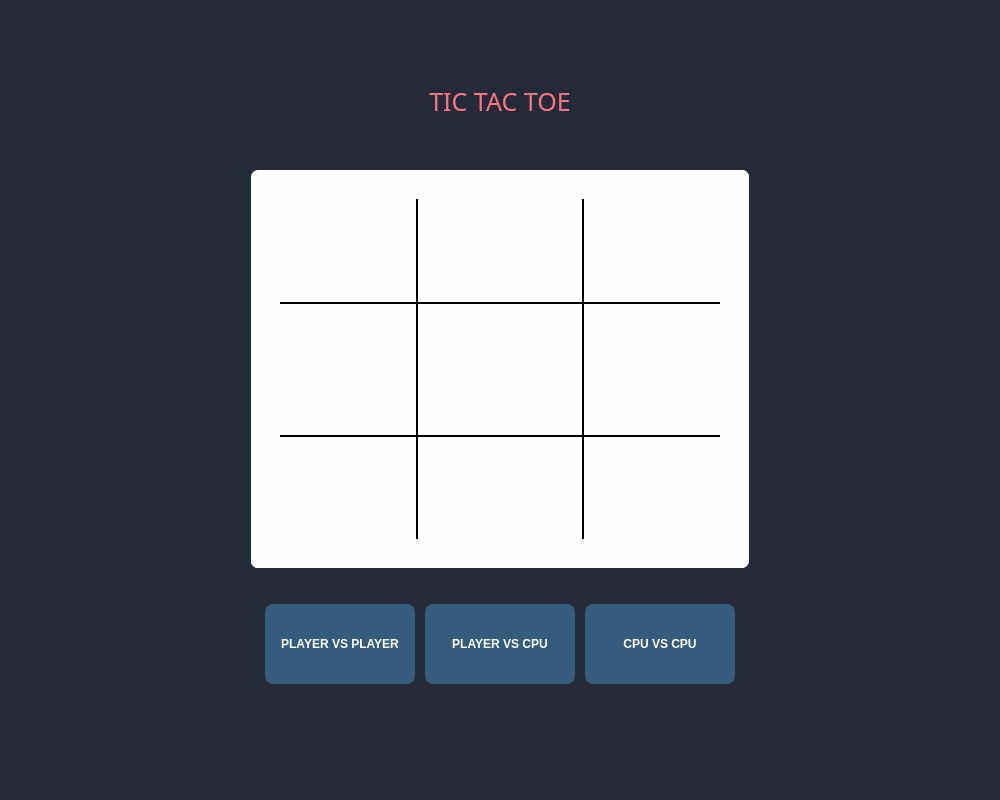
<?xml version="1.0" encoding="UTF-8"?>
<ui version="4.0">
 <class>MainWindow</class>
 <widget class="QMainWindow" name="MainWindow">
  <property name="geometry">
   <rect>
    <x>0</x>
    <y>0</y>
    <width>1000</width>
    <height>800</height>
   </rect>
  </property>
  <property name="minimumSize">
   <size>
    <width>1000</width>
    <height>800</height>
   </size>
  </property>
  <property name="maximumSize">
   <size>
    <width>1000</width>
    <height>1000</height>
   </size>
  </property>
  <property name="contextMenuPolicy">
   <enum>Qt::NoContextMenu</enum>
  </property>
  <property name="windowTitle">
   <string>MainWindow</string>
  </property>
  <property name="toolButtonStyle">
   <enum>Qt::ToolButtonIconOnly</enum>
  </property>
  <property name="animated">
   <bool>true</bool>
  </property>
  <widget class="QWidget" name="centralwidget">
   <property name="minimumSize">
    <size>
     <width>1000</width>
     <height>800</height>
    </size>
   </property>
   <property name="maximumSize">
    <size>
     <width>1000</width>
     <height>800</height>
    </size>
   </property>
   <widget class="QWidget" name="widget" native="true">
    <property name="geometry">
     <rect>
      <x>0</x>
      <y>0</y>
      <width>1000</width>
      <height>800</height>
     </rect>
    </property>
    <property name="minimumSize">
     <size>
      <width>1000</width>
      <height>800</height>
     </size>
    </property>
    <property name="maximumSize">
     <size>
      <width>1000</width>
      <height>800</height>
     </size>
    </property>
    <property name="styleSheet">
     <string notr="true">background-color:#242a38;</string>
    </property>
    <widget class="QWidget" name="gridLayoutWidget">
     <property name="geometry">
      <rect>
       <x>0</x>
       <y>0</y>
       <width>1001</width>
       <height>151</height>
      </rect>
     </property>
     <layout class="QGridLayout" name="container_header">
      <item row="0" column="0">
       <spacer name="verticalSpacer_header">
        <property name="orientation">
         <enum>Qt::Vertical</enum>
        </property>
        <property name="sizeHint" stdset="0">
         <size>
          <width>20</width>
          <height>40</height>
         </size>
        </property>
       </spacer>
      </item>
      <item row="1" column="0">
       <widget class="QLabel" name="header_text">
        <property name="minimumSize">
         <size>
          <width>400</width>
          <height>100</height>
         </size>
        </property>
        <property name="maximumSize">
         <size>
          <width>400</width>
          <height>100</height>
         </size>
        </property>
        <property name="font">
         <font>
          <family>Segoe Print</family>
          <pointsize>-1</pointsize>
         </font>
        </property>
        <property name="styleSheet">
         <string notr="true">color:#FF7582;
font-size: 25px;
font-family: Segoe Print;</string>
        </property>
        <property name="text">
         <string>TIC TAC TOE</string>
        </property>
        <property name="alignment">
         <set>Qt::AlignCenter</set>
        </property>
       </widget>
      </item>
     </layout>
    </widget>
    <widget class="QWidget" name="gridLayoutWidget_2">
     <property name="geometry">
      <rect>
       <x>-1</x>
       <y>149</y>
       <width>1001</width>
       <height>441</height>
      </rect>
     </property>
     <layout class="QGridLayout" name="container_body">
      <item row="0" column="0">
       <spacer name="horizontalSpacer_left_body">
        <property name="orientation">
         <enum>Qt::Horizontal</enum>
        </property>
        <property name="sizeHint" stdset="0">
         <size>
          <width>40</width>
          <height>20</height>
         </size>
        </property>
       </spacer>
      </item>
      <item row="0" column="1">
       <widget class="QWidget" name="widget_board" native="true">
        <property name="sizePolicy">
         <sizepolicy hsizetype="Fixed" vsizetype="Fixed">
          <horstretch>0</horstretch>
          <verstretch>0</verstretch>
         </sizepolicy>
        </property>
        <property name="minimumSize">
         <size>
          <width>500</width>
          <height>400</height>
         </size>
        </property>
        <property name="maximumSize">
         <size>
          <width>500</width>
          <height>400</height>
         </size>
        </property>
        <property name="styleSheet">
         <string notr="true">background-color:#FEFEFE;
border: 2px solid;
border-color:transparent;
border-radius: 8px;</string>
        </property>
        <widget class="Line" name="line_vertical_1">
         <property name="geometry">
          <rect>
           <x>166</x>
           <y>30</y>
           <width>2</width>
           <height>340</height>
          </rect>
         </property>
         <property name="minimumSize">
          <size>
           <width>2</width>
           <height>340</height>
          </size>
         </property>
         <property name="maximumSize">
          <size>
           <width>2</width>
           <height>340</height>
          </size>
         </property>
         <property name="styleSheet">
          <string notr="true">background-color:#000000;</string>
         </property>
         <property name="orientation">
          <enum>Qt::Vertical</enum>
         </property>
        </widget>
        <widget class="Line" name="line_horizontal_1">
         <property name="geometry">
          <rect>
           <x>30</x>
           <y>133</y>
           <width>440</width>
           <height>2</height>
          </rect>
         </property>
         <property name="minimumSize">
          <size>
           <width>440</width>
           <height>2</height>
          </size>
         </property>
         <property name="maximumSize">
          <size>
           <width>440</width>
           <height>2</height>
          </size>
         </property>
         <property name="styleSheet">
          <string notr="true">background-color:#000000;</string>
         </property>
         <property name="orientation">
          <enum>Qt::Horizontal</enum>
         </property>
        </widget>
        <widget class="Line" name="line_horizontal_2">
         <property name="geometry">
          <rect>
           <x>30</x>
           <y>266</y>
           <width>440</width>
           <height>2</height>
          </rect>
         </property>
         <property name="minimumSize">
          <size>
           <width>440</width>
           <height>2</height>
          </size>
         </property>
         <property name="maximumSize">
          <size>
           <width>440</width>
           <height>2</height>
          </size>
         </property>
         <property name="styleSheet">
          <string notr="true">background-color:#000000;</string>
         </property>
         <property name="orientation">
          <enum>Qt::Horizontal</enum>
         </property>
        </widget>
        <widget class="Line" name="line_vertical_2">
         <property name="geometry">
          <rect>
           <x>332</x>
           <y>30</y>
           <width>2</width>
           <height>340</height>
          </rect>
         </property>
         <property name="minimumSize">
          <size>
           <width>0</width>
           <height>340</height>
          </size>
         </property>
         <property name="maximumSize">
          <size>
           <width>2</width>
           <height>340</height>
          </size>
         </property>
         <property name="styleSheet">
          <string notr="true">background-color:#000000;</string>
         </property>
         <property name="orientation">
          <enum>Qt::Vertical</enum>
         </property>
        </widget>
        <widget class="QPushButton" name="button_pos00">
         <property name="geometry">
          <rect>
           <x>25</x>
           <y>25</y>
           <width>141</width>
           <height>108</height>
          </rect>
         </property>
         <property name="minimumSize">
          <size>
           <width>141</width>
           <height>108</height>
          </size>
         </property>
         <property name="maximumSize">
          <size>
           <width>141</width>
           <height>108</height>
          </size>
         </property>
         <property name="font">
          <font>
           <pointsize>48</pointsize>
          </font>
         </property>
         <property name="styleSheet">
          <string notr="true">QPushButton
{
background-color:#FEFEFEFE;
}

QPushButton::hover
{
background-color:#e8e8e8;
}</string>
         </property>
         <property name="text">
          <string/>
         </property>
        </widget>
        <widget class="QPushButton" name="button_pos01">
         <property name="geometry">
          <rect>
           <x>167</x>
           <y>0</y>
           <width>166</width>
           <height>133</height>
          </rect>
         </property>
         <property name="minimumSize">
          <size>
           <width>166</width>
           <height>133</height>
          </size>
         </property>
         <property name="maximumSize">
          <size>
           <width>166</width>
           <height>133</height>
          </size>
         </property>
         <property name="font">
          <font>
           <pointsize>48</pointsize>
          </font>
         </property>
         <property name="styleSheet">
          <string notr="true">QPushButton
{
background-color:#FEFEFEFE;
}

QPushButton::hover
{
background-color:#e8e8e8;
}</string>
         </property>
         <property name="text">
          <string/>
         </property>
        </widget>
        <widget class="QPushButton" name="button_pos02">
         <property name="geometry">
          <rect>
           <x>334</x>
           <y>0</y>
           <width>166</width>
           <height>133</height>
          </rect>
         </property>
         <property name="minimumSize">
          <size>
           <width>166</width>
           <height>133</height>
          </size>
         </property>
         <property name="maximumSize">
          <size>
           <width>166</width>
           <height>133</height>
          </size>
         </property>
         <property name="font">
          <font>
           <pointsize>48</pointsize>
          </font>
         </property>
         <property name="styleSheet">
          <string notr="true">QPushButton
{
background-color:#FEFEFEFE;
}

QPushButton::hover
{
background-color:#e8e8e8;
}</string>
         </property>
         <property name="text">
          <string/>
         </property>
        </widget>
        <widget class="QPushButton" name="button_pos10">
         <property name="geometry">
          <rect>
           <x>0</x>
           <y>134</y>
           <width>166</width>
           <height>133</height>
          </rect>
         </property>
         <property name="minimumSize">
          <size>
           <width>166</width>
           <height>133</height>
          </size>
         </property>
         <property name="maximumSize">
          <size>
           <width>166</width>
           <height>133</height>
          </size>
         </property>
         <property name="font">
          <font>
           <pointsize>48</pointsize>
          </font>
         </property>
         <property name="styleSheet">
          <string notr="true">QPushButton
{
background-color:#FEFEFEFE;
}

QPushButton::hover
{
background-color:#e8e8e8;
}</string>
         </property>
         <property name="text">
          <string/>
         </property>
        </widget>
        <widget class="QPushButton" name="button_pos11">
         <property name="geometry">
          <rect>
           <x>167</x>
           <y>134</y>
           <width>166</width>
           <height>133</height>
          </rect>
         </property>
         <property name="minimumSize">
          <size>
           <width>166</width>
           <height>133</height>
          </size>
         </property>
         <property name="maximumSize">
          <size>
           <width>166</width>
           <height>133</height>
          </size>
         </property>
         <property name="font">
          <font>
           <pointsize>48</pointsize>
          </font>
         </property>
         <property name="styleSheet">
          <string notr="true">QPushButton
{
background-color:#FEFEFEFE;
}

QPushButton::hover
{
background-color:#e8e8e8;
}</string>
         </property>
         <property name="text">
          <string/>
         </property>
        </widget>
        <widget class="QPushButton" name="button_pos12">
         <property name="geometry">
          <rect>
           <x>333</x>
           <y>134</y>
           <width>166</width>
           <height>133</height>
          </rect>
         </property>
         <property name="minimumSize">
          <size>
           <width>166</width>
           <height>133</height>
          </size>
         </property>
         <property name="maximumSize">
          <size>
           <width>166</width>
           <height>133</height>
          </size>
         </property>
         <property name="font">
          <font>
           <pointsize>48</pointsize>
          </font>
         </property>
         <property name="styleSheet">
          <string notr="true">QPushButton
{
background-color:#FEFEFEFE;
}

QPushButton::hover
{
background-color:#e8e8e8;
}</string>
         </property>
         <property name="text">
          <string/>
         </property>
        </widget>
        <widget class="QPushButton" name="button_pos20">
         <property name="geometry">
          <rect>
           <x>0</x>
           <y>267</y>
           <width>166</width>
           <height>133</height>
          </rect>
         </property>
         <property name="minimumSize">
          <size>
           <width>166</width>
           <height>133</height>
          </size>
         </property>
         <property name="maximumSize">
          <size>
           <width>166</width>
           <height>133</height>
          </size>
         </property>
         <property name="font">
          <font>
           <pointsize>48</pointsize>
          </font>
         </property>
         <property name="styleSheet">
          <string notr="true">QPushButton
{
background-color:#FEFEFEFE;
}

QPushButton::hover
{
background-color:#e8e8e8;
}</string>
         </property>
         <property name="text">
          <string/>
         </property>
        </widget>
        <widget class="QPushButton" name="button_pos21">
         <property name="geometry">
          <rect>
           <x>167</x>
           <y>267</y>
           <width>166</width>
           <height>133</height>
          </rect>
         </property>
         <property name="minimumSize">
          <size>
           <width>166</width>
           <height>133</height>
          </size>
         </property>
         <property name="maximumSize">
          <size>
           <width>166</width>
           <height>133</height>
          </size>
         </property>
         <property name="font">
          <font>
           <pointsize>48</pointsize>
          </font>
         </property>
         <property name="styleSheet">
          <string notr="true">QPushButton
{
background-color:#FEFEFEFE;
}

QPushButton::hover
{
background-color:#e8e8e8;
}</string>
         </property>
         <property name="text">
          <string/>
         </property>
        </widget>
        <widget class="QPushButton" name="button_pos22">
         <property name="geometry">
          <rect>
           <x>333</x>
           <y>267</y>
           <width>166</width>
           <height>133</height>
          </rect>
         </property>
         <property name="minimumSize">
          <size>
           <width>166</width>
           <height>133</height>
          </size>
         </property>
         <property name="maximumSize">
          <size>
           <width>166</width>
           <height>133</height>
          </size>
         </property>
         <property name="font">
          <font>
           <pointsize>48</pointsize>
          </font>
         </property>
         <property name="styleSheet">
          <string notr="true">QPushButton
{
background-color:#FEFEFEFE;
}

QPushButton::hover
{
background-color:#e8e8e8;
}</string>
         </property>
         <property name="text">
          <string/>
         </property>
        </widget>
       </widget>
      </item>
      <item row="0" column="3">
       <spacer name="horizontalSpacer_right_body">
        <property name="orientation">
         <enum>Qt::Horizontal</enum>
        </property>
        <property name="sizeHint" stdset="0">
         <size>
          <width>40</width>
          <height>20</height>
         </size>
        </property>
       </spacer>
      </item>
     </layout>
    </widget>
    <widget class="QWidget" name="gridLayoutWidget_3">
     <property name="geometry">
      <rect>
       <x>-1</x>
       <y>589</y>
       <width>1001</width>
       <height>211</height>
      </rect>
     </property>
     <layout class="QGridLayout" name="container_footer">
      <property name="topMargin">
       <number>15</number>
      </property>
      <property name="horizontalSpacing">
       <number>10</number>
      </property>
      <property name="verticalSpacing">
       <number>6</number>
      </property>
      <item row="0" column="4">
       <spacer name="horizontalSpacer_right_bot">
        <property name="orientation">
         <enum>Qt::Horizontal</enum>
        </property>
        <property name="sizeHint" stdset="0">
         <size>
          <width>40</width>
          <height>20</height>
         </size>
        </property>
       </spacer>
      </item>
      <item row="0" column="2">
       <widget class="QPushButton" name="pushButton_pvc">
        <property name="minimumSize">
         <size>
          <width>150</width>
          <height>80</height>
         </size>
        </property>
        <property name="maximumSize">
         <size>
          <width>150</width>
          <height>80</height>
         </size>
        </property>
        <property name="styleSheet">
         <string notr="true">QPushButton
{
color:#FEFEFE;
background-color:#355C7D;
font-size: 12px;
font-weight: bold;
border: 0px solid;
border-color:transparent;
border-radius: 8px;
}

QPushButton::hover
{
color:#FEFEFE;
background-color:#49769c;
font-size: 12px;
}

QPushButton::pressed
{
color:#FEFEFE;
background-color:#49769c;
font-size: 13px;
border: 2px solid;
border-color:transparent;
border-radius: 8px;
}

</string>
        </property>
        <property name="text">
         <string>PLAYER VS CPU</string>
        </property>
       </widget>
      </item>
      <item row="0" column="1">
       <widget class="QPushButton" name="pushButton_pvp">
        <property name="minimumSize">
         <size>
          <width>150</width>
          <height>80</height>
         </size>
        </property>
        <property name="maximumSize">
         <size>
          <width>150</width>
          <height>80</height>
         </size>
        </property>
        <property name="styleSheet">
         <string notr="true">QPushButton
{
color:#FEFEFE;
background-color:#355C7D;
font-size: 12px;
font-weight: bold;
border: 0px solid;
border-color:transparent;
border-radius: 8px;
}

QPushButton::hover
{
color:#FEFEFE;
background-color:#49769c;
font-size: 12px;
}

QPushButton::pressed
{
color:#FEFEFE;
background-color:#49769c;
font-size: 13px;
border: 2px solid;
border-color:transparent;
border-radius: 8px;
}

</string>
        </property>
        <property name="text">
         <string>PLAYER VS PLAYER</string>
        </property>
       </widget>
      </item>
      <item row="1" column="4">
       <spacer name="verticalSpacer_bot">
        <property name="orientation">
         <enum>Qt::Vertical</enum>
        </property>
        <property name="sizeHint" stdset="0">
         <size>
          <width>20</width>
          <height>40</height>
         </size>
        </property>
       </spacer>
      </item>
      <item row="0" column="0">
       <spacer name="horizontalSpacer_left_bot">
        <property name="orientation">
         <enum>Qt::Horizontal</enum>
        </property>
        <property name="sizeHint" stdset="0">
         <size>
          <width>40</width>
          <height>20</height>
         </size>
        </property>
       </spacer>
      </item>
      <item row="0" column="3">
       <widget class="QPushButton" name="pushButton_cvc">
        <property name="minimumSize">
         <size>
          <width>150</width>
          <height>80</height>
         </size>
        </property>
        <property name="maximumSize">
         <size>
          <width>150</width>
          <height>80</height>
         </size>
        </property>
        <property name="styleSheet">
         <string notr="true">QPushButton
{
color:#FEFEFE;
background-color:#355C7D;
font-size: 12px;
font-weight: bold;
border: 0px solid;
border-color:transparent;
border-radius: 8px;
}

QPushButton::hover
{
color:#FEFEFE;
background-color:#49769c;
font-size: 12px;
}

QPushButton::pressed
{
color:#FEFEFE;
background-color:#49769c;
font-size: 13px;
border: 2px solid;
border-color:transparent;
border-radius: 8px;
}

</string>
        </property>
        <property name="text">
         <string>CPU VS CPU</string>
        </property>
       </widget>
      </item>
     </layout>
    </widget>
   </widget>
  </widget>
 </widget>
 <resources/>
 <connections/>
</ui>
